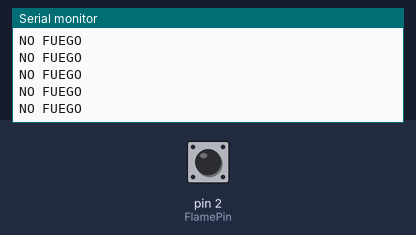
This sketch was run on a simulated Arduino Nano, built with avr-gcc and run on an emulated ATmega328P. Parts: the last lines printed to the serial monitor. The inputs (shaded band) are chosen by the test bench; at power-on: pin 2 (FlamePin) HIGH.

Above: at 1.2 s.
1.3 s: pin 2 (FlamePin) driven LOW
At 2.2 s:
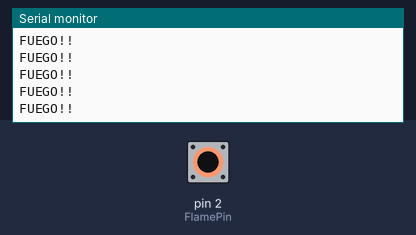
3.2 s: pin 2 (FlamePin) driven HIGH
At 4.3 s:
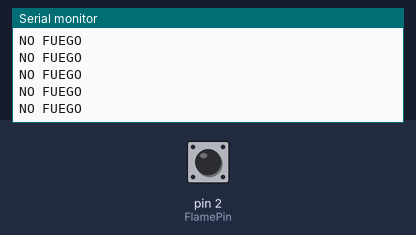
6.2 s: pin 2 (FlamePin) driven LOW
At 7.2 s:
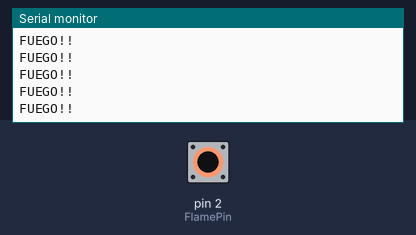
9.2 s: pin 2 (FlamePin) pulsed HIGH 2 times (0.12 s each, 0.3 s apart)
12.8 s: pin 2 (FlamePin) driven HIGH
At 13.4 s:
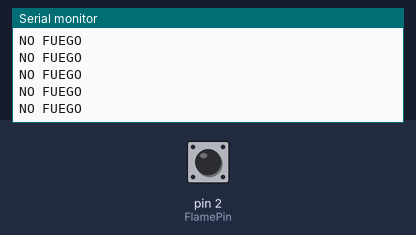

Measured:
- after the input at 1.3 s, the serial monitor: prints a new line after 0.07 s (image 1)
- after the input at 12.8 s, the serial monitor: prints a new line after 0.07 s (image 4)

The sketch:

flame_sensor.ino
```cpp
/*
Fecha:03-09-2019
Autor: Marcos A. Riveros
OBS: Algoritmo para conexion entre sensor de flama y arduino nano,
Utilizamos el pin 2 digital para obtener los datos del sensor.
La variable Flame sera la constante que nos indicara si hay presencia
o ausencia de fuego.
*/
int FlamePin = 2;
int Flame = HIGH;

void setup() {

  pinMode(FlamePin, INPUT);
  Serial.begin(9600);

}

void loop() {
  Flame = digitalRead(FlamePin);
  if (Flame != HIGH)
  {
    Serial.println("FUEGO!!");

  }
  else
  {
    Serial.println("NO FUEGO");

  }
}
```
